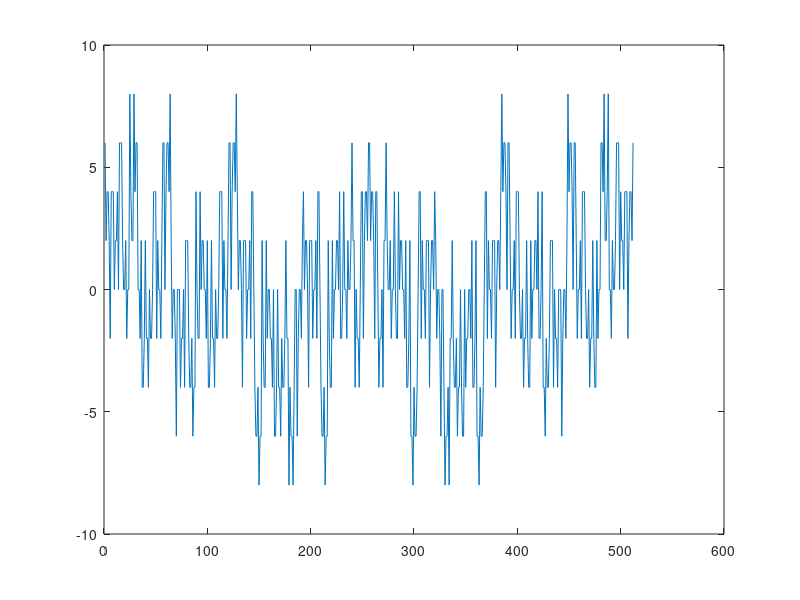

The MATLAB script that drew this image:
function find_ground_state()

% construct array of double with all possible combinations of 0s and 1s.
nodes = 9;
states = dec2bin(0:(2^nodes)-1)-'0'; % dec2bin gives a char array. subtract '0', s.t. we get an array of doubles

% make the above array into an array of all possible combinations of -1s and 1s
n = size(states,2);
m = size(states,1);
for i = 1:m
	for j = 1:n
		if states(i,j)==0
			states(i,j) = -1;
		end
	end
end
			
% intialize params
s = states;
sum = 100;
energy = [];

% calculate all possible sums and find the state with the min sum
for i = 1:m
	cand_sum = s(i,1)*s(i,2) + s(i,2)*s(i,3) + s(i,3)*s(i,4) + s(i,4)*s(i,5) + s(i,5)*s(i,6) + s(i,6)*s(i,7) + s(i,7)*s(i,8) + s(i,8)*s(i,9)...
		  - s(i,1)*s(i,6) - s(i,2)*s(i,5) - s(i,5)*s(i,8) + s(i,4)*s(i,9);
	if cand_sum < sum 
		sum = cand_sum;
		ground_state = s(i,:);
		min_index = i;
	end
	energy = [energy ; cand_sum];
end

% display the afformentioned state, also called GROUND STATE
fprintf('ground state is: ')
disp(ground_state)
fprintf('with index: ')
disp(min_index)
plot(energy)

end